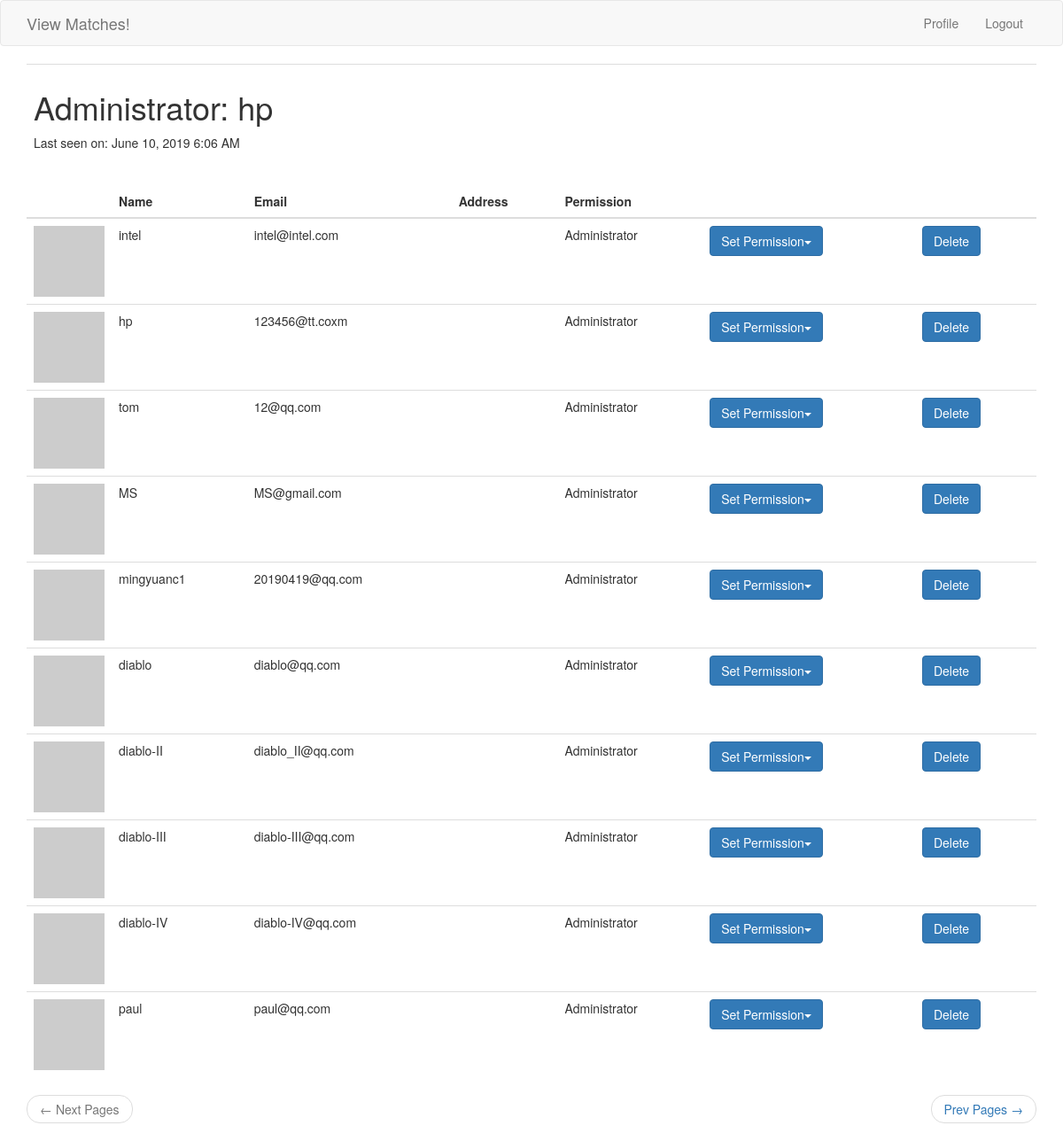
Page /userlist (signed in) on the committed database.
### app/models.py (models this page shows, shortened)
class User(UserMixin, db.Model):
    __tablename__ = 'user'
    last_seen = db.Column(db.DateTime, default=datetime.utcnow)
    id = db.Column(db.Integer, primary_key=True)
    username = db.Column(db.String(120), unique=True)
    email = db.Column(db.String(120), unique=True)
    password_hash = db.Column(db.String(140))
    role = db.Column(db.String, default='Host', nullable=False)
    def avatar(self, size):
        digest = md5(self.email.lower().encode('utf-8')).hexdigest()
        return 'https://www.gravatar.com/avatar/{}?d=identicon&s={}'.format(
            digest, size)

### app/routes.py (the view)
@app.route('/userlist', methods=['GET', 'POST'])
@login_required
def userlist():
    page = request.args.get('page', 1, type=int)
    users = User.query.order_by(User.id.asc()).paginate(
        page, 10, False)
    next_url = url_for('userlist', page=users.next_num) \
        if users.has_next else None
    prev_url = url_for('userlist', page=users.prev_num) \
        if users.has_prev else None
    return render_template('userlist.html', users=users.items,
                           next_url=next_url, prev_url=prev_url)

### app/models.py (called while the page is built)
@login.user_loader
def load_user(id):
    return User.query.get(int(id))

### app/routes.py (called while the page is built)
@app.before_request
def before_request():
    if current_user.is_authenticated:
        current_user.last_seen = datetime.utcnow()
        db.session.commit()

### app/templates/userlist.html
{% extends "base.html" %}
{% block app_content %}
    <table class="table table-hover">
        <tr>
            <td>
                <h1>Administrator: {{ current_user.username }}</h1>
                {% if current_user.last_seen %}
                <p>Last seen on: {{ moment(current_user.last_seen).format('LLL') }}</p>
                {% endif %}
            </td>
        </tr>
    </table>
    <table class="table table-hover">
        <thead>
            <tr>
                <th></th>
                <th>Name</th>
                <th>Email</th>
                <th>Address</th>
                <th>Permission</th>
                <th></th>
                <th></th>
            </tr>
        </thead>
        {% for user in users %}
            {% include '_user.html' %}
        {% endfor %}
    </table>
    <nav aria-label="...">
        <ul class="pager">
            <li class="previous{% if not prev_url %} disabled{% endif %}">
                <a href="{{ prev_url or '#' }}">
                    <span aria-hidden="true">&larr;</span> Next Pages
                </a>
            </li>
            <li class="next{% if not next_url %} disabled{% endif %}">
                <a href="{{ next_url or '#' }}">
                    Prev Pages <span aria-hidden="true">&rarr;</span>
                </a>
            </li>
        </ul>
    </nav>
{% endblock %}

### app/templates/_user.html (shortened to what this page needs)
        <tr>
            <td width="70px">
                <img src="{{ user.avatar(70) }}" />
            </td>
            <td>
                {{ user.username }}
            </td>
            <td>
                {{ user.email }}
            </td>
            <td>
            </td>
            <td>
                {% if user.is_administrator %}
                Administrator
                {% else %}
                User
                {% endif %}
            </td>
            <td>
                <div class="btn-group">
                    <button type="button" class="btn btn-primary dropdown-toggle"
                            data-toggle="dropdown">
                        Set Permission<span class="caret"></span>
                    </button>
                </div>
            </td>
            <td>
                <a href="{{ url_for('deleteuser', user_id=user.id) }}" class="btn btn-primary" role="button">Delete</a>
            </td>
        </tr>

### rows in the picture
User: username "hp", last_seen "June 10, 2019 6:06 AM", email "123456@tt.coxm"
User: username "intel", email "intel@intel.com"
User: username "tom", email "12@qq.com"
User: username "MS", email "MS@gmail.com"
User: username "mingyuanc1", email "20190419@qq.com"
User: username "diablo", email "diablo@qq.com"
User: username "diablo-II", email "diablo_II@qq.com"
User: username "diablo-III", email "diablo-III@qq.com"
User: username "diablo-IV", email "diablo-IV@qq.com"
User: username "paul", email "paul@qq.com"
